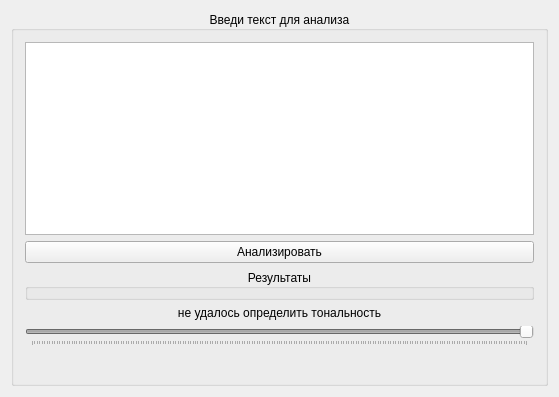
<?xml version="1.0" encoding="UTF-8"?>
<ui version="4.0">
 <class>MainWindow</class>
 <widget class="QMainWindow" name="MainWindow">
  <property name="geometry">
   <rect>
    <x>0</x>
    <y>0</y>
    <width>559</width>
    <height>397</height>
   </rect>
  </property>
  <property name="windowTitle">
   <string>Анализатор тональности</string>
  </property>
  <widget class="QWidget" name="centralWidget">
   <layout class="QVBoxLayout" name="verticalLayout">
    <item>
     <widget class="QGroupBox" name="groupBox">
      <property name="title">
       <string>Введи текст для анализа</string>
      </property>
      <property name="alignment">
       <set>Qt::AlignCenter</set>
      </property>
      <property name="flat">
       <bool>true</bool>
      </property>
      <layout class="QVBoxLayout" name="verticalLayout_2">
       <item>
        <widget class="QTextEdit" name="text"/>
       </item>
       <item>
        <widget class="QPushButton" name="btnAnal">
         <property name="text">
          <string>Анализировать</string>
         </property>
         <property name="shortcut">
          <string>\</string>
         </property>
        </widget>
       </item>
       <item>
        <widget class="QGroupBox" name="groupBox_2">
         <property name="title">
          <string>Результаты</string>
         </property>
         <property name="alignment">
          <set>Qt::AlignCenter</set>
         </property>
         <property name="flat">
          <bool>true</bool>
         </property>
        </widget>
       </item>
       <item>
        <widget class="QLabel" name="res">
         <property name="text">
          <string>не удалось определить тональность</string>
         </property>
         <property name="alignment">
          <set>Qt::AlignCenter</set>
         </property>
        </widget>
       </item>
       <item>
        <widget class="QSlider" name="slider">
         <property name="enabled">
          <bool>false</bool>
         </property>
         <property name="minimum">
          <number>-100</number>
         </property>
         <property name="maximum">
          <number>100</number>
         </property>
         <property name="singleStep">
          <number>1</number>
         </property>
         <property name="pageStep">
          <number>1</number>
         </property>
         <property name="value">
          <number>100</number>
         </property>
         <property name="orientation">
          <enum>Qt::Horizontal</enum>
         </property>
         <property name="tickPosition">
          <enum>QSlider::TicksBelow</enum>
         </property>
         <property name="tickInterval">
          <number>1</number>
         </property>
        </widget>
       </item>
       <item>
        <layout class="QHBoxLayout" name="horizontalLayout">
         <item>
          <widget class="QLabel" name="label_3">
           <property name="maximumSize">
            <size>
             <width>20</width>
             <height>20</height>
            </size>
           </property>
           <property name="text">
            <string/>
           </property>
           <property name="pixmap">
            <pixmap resource="icons.qrc">:/icons/bad.svg</pixmap>
           </property>
           <property name="scaledContents">
            <bool>true</bool>
           </property>
           <property name="wordWrap">
            <bool>false</bool>
           </property>
          </widget>
         </item>
         <item>
          <spacer name="horizontalSpacer">
           <property name="orientation">
            <enum>Qt::Horizontal</enum>
           </property>
           <property name="sizeHint" stdset="0">
            <size>
             <width>40</width>
             <height>20</height>
            </size>
           </property>
          </spacer>
         </item>
         <item>
          <widget class="QLabel" name="label_4">
           <property name="maximumSize">
            <size>
             <width>20</width>
             <height>20</height>
            </size>
           </property>
           <property name="text">
            <string/>
           </property>
           <property name="pixmap">
            <pixmap resource="icons.qrc">:/icons/na.svg</pixmap>
           </property>
           <property name="scaledContents">
            <bool>true</bool>
           </property>
           <property name="wordWrap">
            <bool>false</bool>
           </property>
          </widget>
         </item>
         <item>
          <spacer name="horizontalSpacer_2">
           <property name="orientation">
            <enum>Qt::Horizontal</enum>
           </property>
           <property name="sizeHint" stdset="0">
            <size>
             <width>40</width>
             <height>20</height>
            </size>
           </property>
          </spacer>
         </item>
         <item>
          <widget class="QLabel" name="label_2">
           <property name="maximumSize">
            <size>
             <width>20</width>
             <height>20</height>
            </size>
           </property>
           <property name="text">
            <string/>
           </property>
           <property name="pixmap">
            <pixmap resource="icons.qrc">:/icons/good.svg</pixmap>
           </property>
           <property name="scaledContents">
            <bool>true</bool>
           </property>
           <property name="wordWrap">
            <bool>false</bool>
           </property>
          </widget>
         </item>
        </layout>
       </item>
      </layout>
     </widget>
    </item>
   </layout>
  </widget>
 </widget>
 <layoutdefault spacing="6" margin="11"/>
 <resources>
  <include location="icons.qrc"/>
 </resources>
 <connections/>
</ui>
